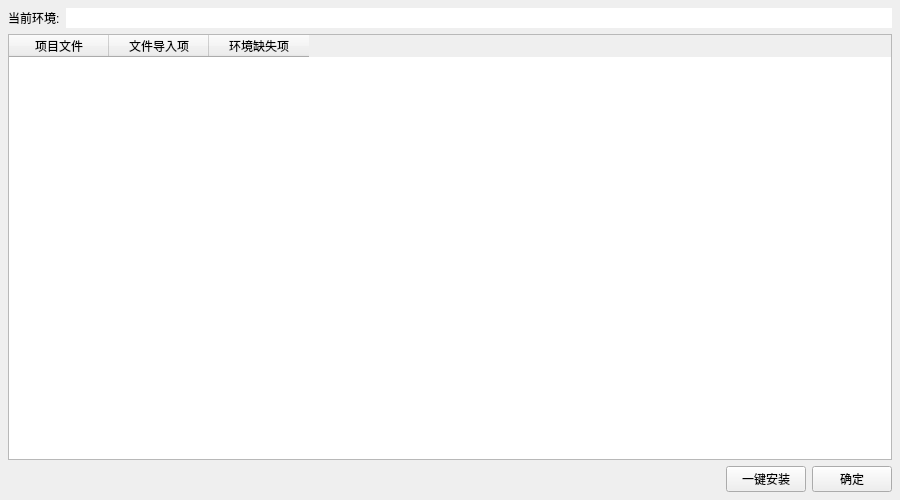
<?xml version="1.0" encoding="UTF-8"?>
<ui version="4.0">
 <class>imports_check</class>
 <widget class="QMainWindow" name="imports_check">
  <property name="windowModality">
   <enum>Qt::WindowModal</enum>
  </property>
  <property name="geometry">
   <rect>
    <x>0</x>
    <y>0</y>
    <width>900</width>
    <height>500</height>
   </rect>
  </property>
  <property name="windowTitle">
   <string>环境检查</string>
  </property>
  <widget class="QWidget" name="centralwidget">
   <property name="font">
    <font>
     <family>Microsoft YaHei UI</family>
    </font>
   </property>
   <property name="contextMenuPolicy">
    <enum>Qt::NoContextMenu</enum>
   </property>
   <layout class="QVBoxLayout" name="verticalLayout_3">
    <property name="leftMargin">
     <number>8</number>
    </property>
    <property name="topMargin">
     <number>8</number>
    </property>
    <property name="rightMargin">
     <number>8</number>
    </property>
    <property name="bottomMargin">
     <number>8</number>
    </property>
    <item>
     <layout class="QVBoxLayout" name="verticalLayout_2">
      <item>
       <layout class="QHBoxLayout" name="horizontalLayout_2" stretch="0,9">
        <item>
         <widget class="QLabel" name="label">
          <property name="text">
           <string>当前环境:</string>
          </property>
         </widget>
        </item>
        <item>
         <widget class="QLineEdit" name="le_cip_cur_env">
          <property name="frame">
           <bool>false</bool>
          </property>
          <property name="readOnly">
           <bool>true</bool>
          </property>
         </widget>
        </item>
       </layout>
      </item>
      <item>
       <layout class="QVBoxLayout" name="verticalLayout">
        <item>
         <widget class="QTableWidget" name="tw_missing_imports">
          <property name="editTriggers">
           <set>QAbstractItemView::NoEditTriggers</set>
          </property>
          <property name="selectionMode">
           <enum>QAbstractItemView::NoSelection</enum>
          </property>
          <attribute name="horizontalHeaderHighlightSections">
           <bool>false</bool>
          </attribute>
          <attribute name="verticalHeaderHighlightSections">
           <bool>false</bool>
          </attribute>
          <column>
           <property name="text">
            <string>项目文件</string>
           </property>
          </column>
          <column>
           <property name="text">
            <string>文件导入项</string>
           </property>
          </column>
          <column>
           <property name="text">
            <string>环境缺失项</string>
           </property>
          </column>
         </widget>
        </item>
        <item>
         <layout class="QHBoxLayout" name="horizontalLayout">
          <item>
           <spacer name="horizontalSpacer">
            <property name="orientation">
             <enum>Qt::Horizontal</enum>
            </property>
            <property name="sizeHint" stdset="0">
             <size>
              <width>40</width>
              <height>20</height>
             </size>
            </property>
           </spacer>
          </item>
          <item>
           <widget class="QPushButton" name="pb_install_all_missing">
            <property name="toolTip">
             <string>一键安装该环境所有缺失的项目导入项。
注意，当缺失的导入项无法在该环境安装时，不会有错误提示。</string>
            </property>
            <property name="text">
             <string>一键安装</string>
            </property>
           </widget>
          </item>
          <item>
           <widget class="QPushButton" name="pb_confirm">
            <property name="toolTip">
             <string>什么都不做，关闭窗口并返回。</string>
            </property>
            <property name="text">
             <string>确定</string>
            </property>
           </widget>
          </item>
         </layout>
        </item>
       </layout>
      </item>
     </layout>
    </item>
   </layout>
  </widget>
 </widget>
 <resources/>
 <connections/>
</ui>
